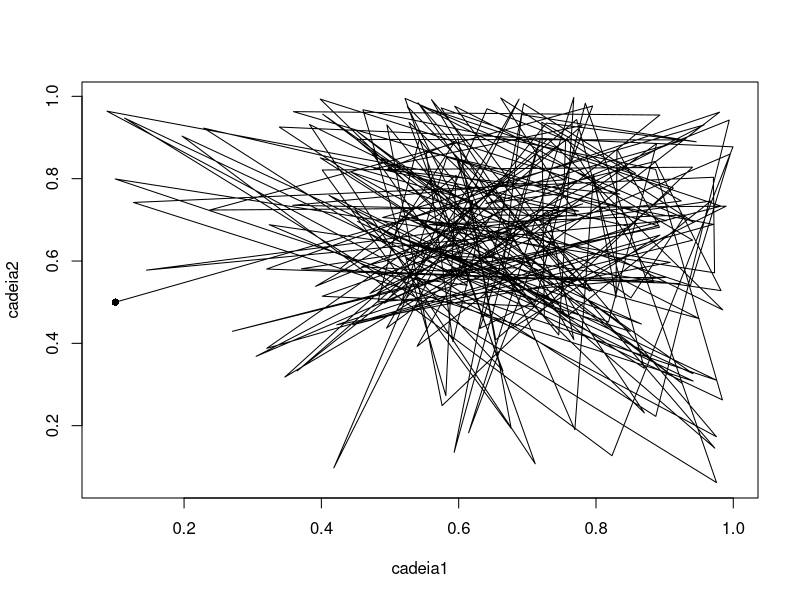
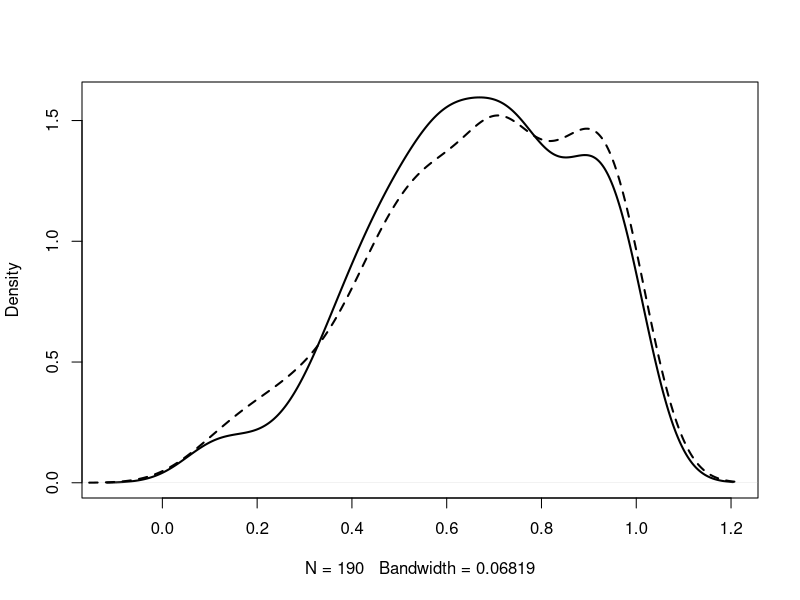
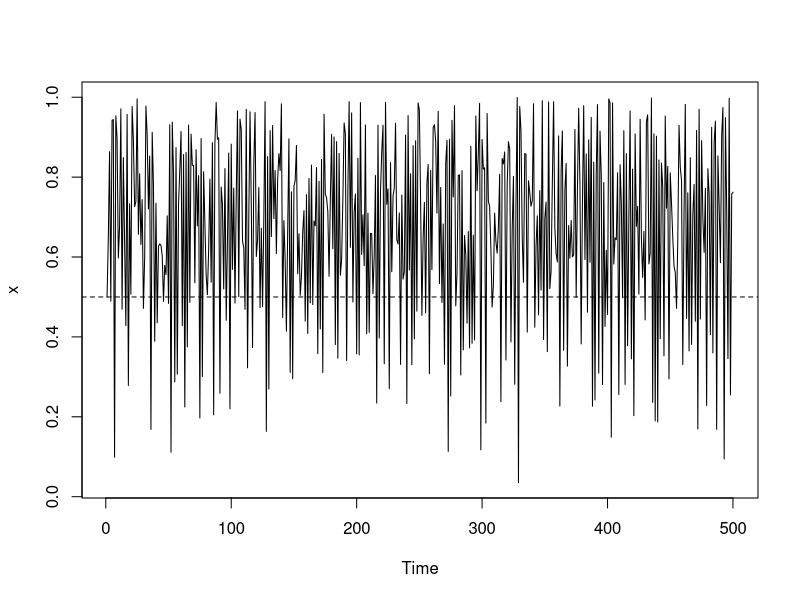
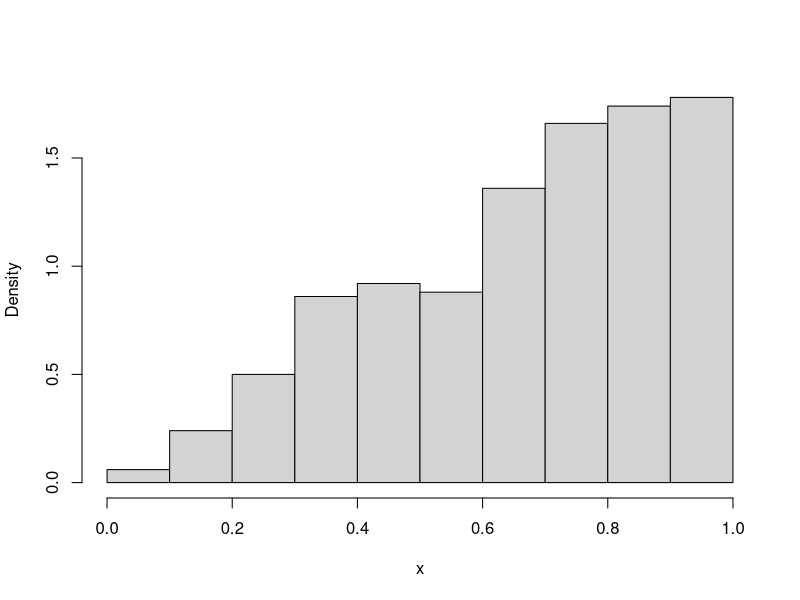
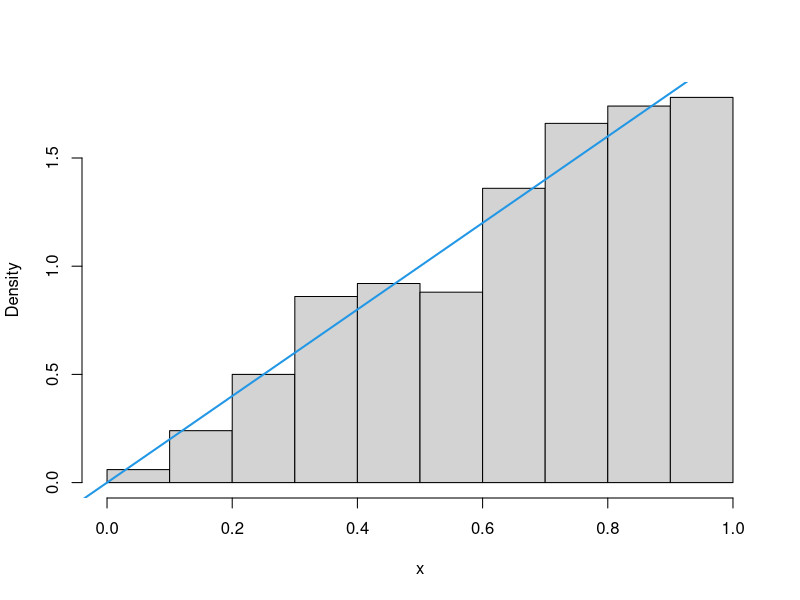
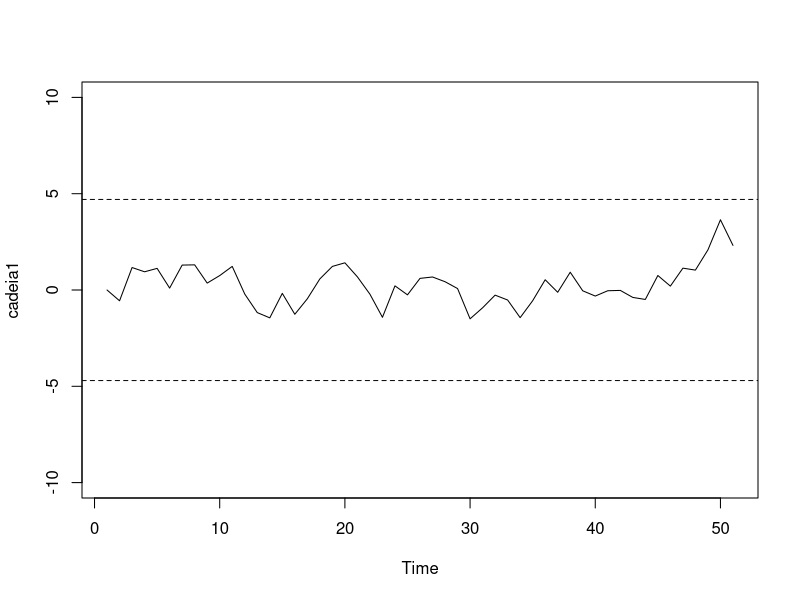
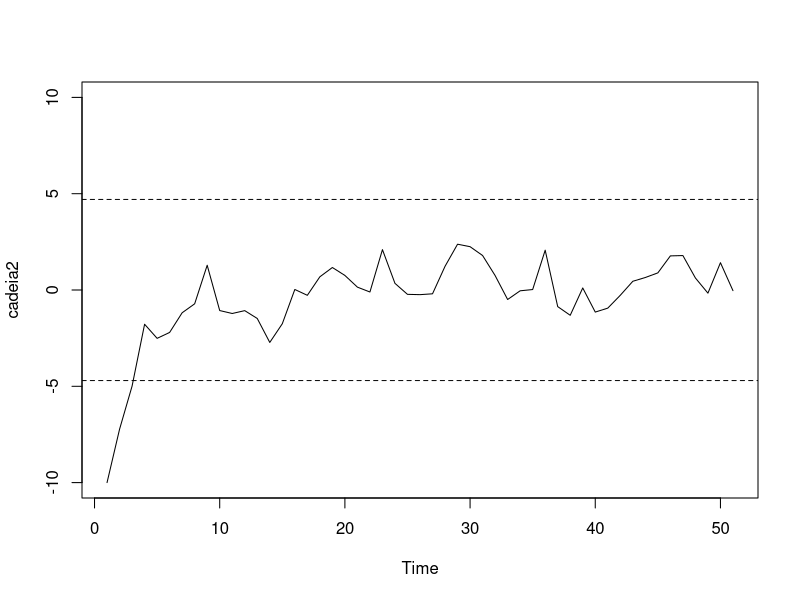
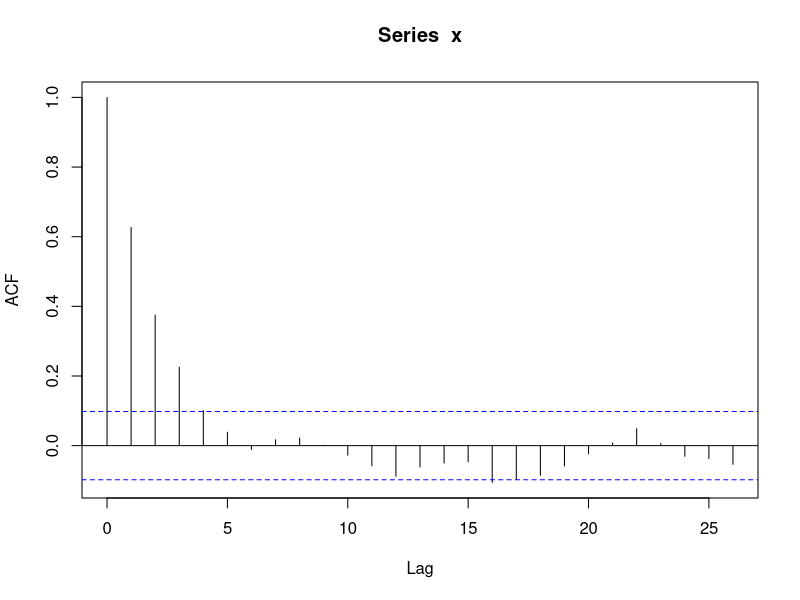

Write R code to recreate these figures, in order.
## ---- chunk 1
set.seed(123)

cadeia1 <- .1
cadeia2 <- .5

for(i in 2:200){
  cadeia1[i] <- runif(1, 1 - cadeia1 [i - 1] , 1)
  cadeia2[i] <- runif(1, 1 - cadeia2 [i - 1] , 1)
}

# gráfico das duas trajetórias
plot(cadeia1,cadeia2, type = "l", col =1)
points(cadeia1[1] , cadeia2[1] , pch=16) # ponto inicial
## ---- chunk 2
plot(density(cadeia1[-(1:10)]), lwd = 2, main = "")
lines(density(cadeia2[-(1:10)]), lty = 2, lwd = 2)

## ---- chunk 3
set.seed(123)
x <- .5

for(i in 2:500){
  x[i] <- runif(1, 1 - x [i - 1] , 1)
}
## ---- chunk 4
ts.plot(x)
abline(h=.5,lty=2)
## ---- chunk 5
hist(x, freq = F, main = '')

## ---- chunk 6
hist(x, freq = F, main ="")
abline(0,2, lwd = 2, col =4)
## ---- chunk 7
set.seed(123)

cadeia1 = 0
cadeia2 = -10

for(n in 1:50){
  cadeia1[n+1] = .7*cadeia1[n]+rnorm(1)
  cadeia2[n+1] = .7*cadeia2[n]+rnorm(1)
}

ts.plot(cadeia1, ylim=c(-10,10))
abline(h = qnorm(.995,0,sqrt(1/.3)), lty = 2)
abline(h = qnorm(.005,0,sqrt(1/.3)), lty = 2)

ts.plot(cadeia2, ylim=c(-10,10))
abline(h = qnorm(.995,0,sqrt(1/.3)), lty = 2)
abline(h = qnorm(.005,0,sqrt(1/.3)), lty = 2)

## ---- chunk 8
set.seed(123)
n <- 400
x <- 0 
for(i in 2:n) x[i] <- .7*x[i-1] + rnorm(1)

# autocorrelações (valores e gráfico)
(acf(x))
# note o efeito indesejado da dependência, ao fazer o gráfico de dispersão entre (x_i, x_{i+1})
plot(x[-1],x[-n])
## ---- chunk 9
i <- seq(1, n, 5)

# subamostra das variáveis iid
x_h <- x[i]

# autocorrelação da subamostra
acf(x_h)


# o efeito da dependência some. Veja, por exemplo
n_h <- length( x_h )
plot( x_h[ -1 ], x_h[ -n_h ] )
